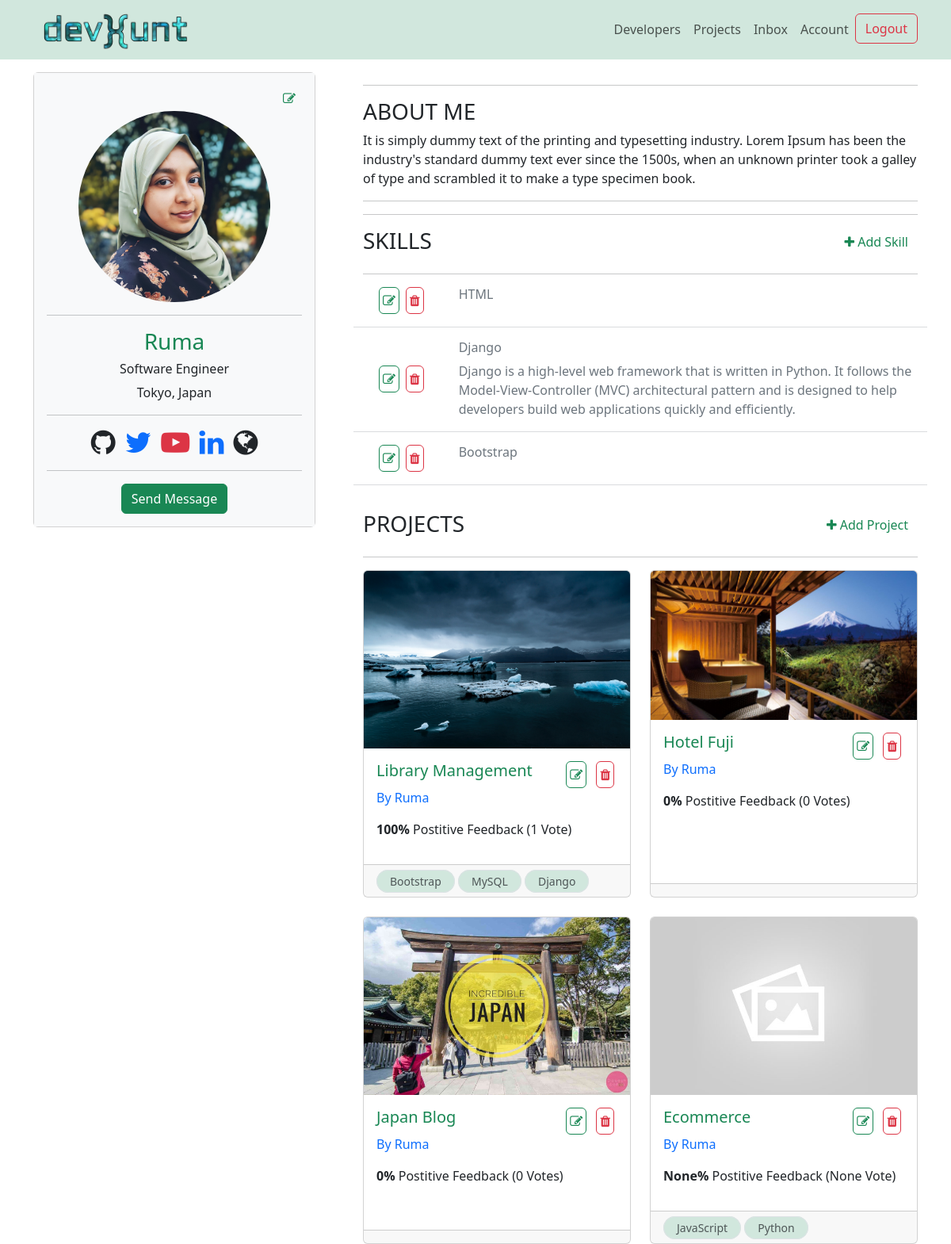
/account/ (signed in), run on the app's committed database.
### users/models.py (models this page shows, shortened)
class Profile(models.Model):
    user = models.OneToOneField(
        User, on_delete=models.CASCADE, blank=True, null=True)
    name = models.CharField(max_length=255, blank=True, null=True)
    email = models.EmailField(max_length=500, blank=True, null=True)
    username = models.CharField(max_length=255, blank=True, null=True)
    short_intro = models.CharField(max_length=200, blank=True, null=True)
    location = models.CharField(max_length=200, blank=True, null=True)
    bio = models.TextField(blank=True, null=True)
    profile_image = models.ImageField(
        blank=True, null=True, upload_to='profiles/', default='profiles/user-default.png')
    social_github = models.CharField(max_length=200, blank=True, null=True)
    social_twitter = models.CharField(max_length=200, blank=True, null=True)
    social_linkedin = models.CharField(max_length=200, blank=True, null=True)
    social_youtube = models.CharField(max_length=200, blank=True, null=True)
    social_website = models.CharField(max_length=200, blank=True, null=True)
    created_at = models.DateTimeField(auto_now_add=True)
    id = models.UUIDField(default=uuid.uuid4, unique=True,
                          primary_key=True, editable=False)

class Skill(models.Model):
    owner = models.ForeignKey(
        Profile, on_delete=models.CASCADE, null=True, blank=True)
    name = models.CharField(max_length=200, blank=True, null=True)
    description = models.TextField(null=True, blank=True)
    created_at = models.DateTimeField(auto_now_add=True)
    id = models.UUIDField(default=uuid.uuid4, unique=True,
                          primary_key=True, editable=False)

### projects/models.py (models this page shows, shortened)
class Project(models.Model):
    owner = models.ForeignKey(
        Profile, blank=True, null=True, on_delete=models.CASCADE)
    title = models.CharField(max_length=255)
    description = models.TextField(null=True, blank=True)
    featured_image = models.ImageField(
        null=True, blank=True, default='default.jpg')
    demo_link = models.CharField(max_length=200, null=True, blank=True)
    source_link = models.CharField(max_length=200, null=True, blank=True)
    tags = models.ManyToManyField('Tag', blank=True)
    vote_total = models.IntegerField(default=0, null=True, blank=True)
    vote_ratio = models.IntegerField(default=0, null=True, blank=True)
    created_at = models.DateTimeField(auto_now_add=True)
    id = models.UUIDField(default=uuid.uuid4, unique=True,
                          primary_key=True, editable=False)
    class Meta:
        ordering = ['-vote_total','-vote_ratio', 'title']

class Tag(models.Model):
    name = models.CharField(max_length=200)
    created_at = models.DateTimeField(auto_now_add=True)
    id = models.UUIDField(default=uuid.uuid4, unique=True,
                          primary_key=True, editable=False)

### users/views.py (the view)
# urls.py: path('account/', views.userAccount, name="account"),
@login_required(login_url='login')
def userAccount(request):
    profile = request.user.profile
    skills = profile.skill_set.all()
    context = {
        'profile': profile,
        'skills': skills,
    }
    return render(request, 'users/account.html', context)

### users/templates/users/account.html (shortened to what this page needs)
{% extends 'main.html' %}
{% block content %}
    <div class="container text-center mt-3">
        <div class="row">
          <div class="col-12 col-sm-12 col-md-4">
            <div class="card text-center mb-3" >
                <div class="card-body bg-light">
                    <div class='d-flex justify-content-end'>
                        <a class="btn btn-outline-success border-0 p-1 mx-1" href="{% url 'edit-account' %}"><i class="fa fa-edit" ></i></a>
                    </div>
                    <img src="{{ profile.profile_image.url}}" class="rounded-circle w-75"  alt="Avatar" />
                    <hr>
                    <h3 class="card-title text-success">{{profile.name}}</h3>
                    <h6 class="card-text">{{ profile.short_intro }}</h6>
                    <p class="card-text">{{profile.location}}</p>
                    <hr>
                    <a href="#" class='text-dark mx-1'><i class="fa fa-github" style="font-size:36px"></i></a>
                    <a href="#" class='text-primary mx-1'><i class="fa fa-twitter" style="font-size:36px"></i></a>
                    <a href="#" class='text-danger mx-1'><i class="fa fa-youtube-play" style="font-size:36px"></i></i></a>
                    <a href="#" class='text-primary mx-1'><i class="fa fa-linkedin" style="font-size:36px"></i></a>
                    <a href="#" class='text-dark mx-1'><i class="fa fa-globe" style="font-size:36px"></i></i></a>
                    <hr>
                    <a href="#" class="btn btn-success">Send Message</a>
                </div>
              </div>
          </div>
            <div class="col-12 col-sm-12 col-md-8 ps-5 text-start">
                <div>
                    <hr>
                    <h3>ABOUT ME</h3>
                    <p>{{ profile.bio}}</p>
                    <hr><hr>
                </div>
                <div>
                    <div class="d-flex justify-content-between">
                        <h3>SKILLS</h3>
                        <a class="btn btn-outline-success mb-1 border-0" href="{% url 'create-skill' %}"><i class="fa fa-plus" aria-hidden="true"></i> Add Skill</a>
                      </div>
                      <hr>
                    {% for skill in skills %}
                    <div class="row text-secondary ">
                        <div class="col-2 d-flex align-items-center justify-content-center mb-3">
                            <a class="btn btn-outline-success p-1 mx-1" href="{% url 'update-skill' skill.id %}"><i class="fa fa-edit" ></i></a>
                            <a class="btn btn-outline-danger p-1 mx-1" href="{% url 'delete-skill' skill.id %}?next=/account"><i class="fa fa-trash" aria-hidden="true"></i></a>
                        </div>
                        <div class="col-10">
                            <h6>{{ skill.name }}</h6>
                            <p>{{ skill.description }}</p>
                        </div>
                        <hr>
                    </div>
                    {% endfor %}
                </div>
                <div class='mt-3'>
                    <div class="d-flex justify-content-between">
                        <h3>PROJECTS</h3>
                        <a class="btn btn-outline-success mb-1 border-0" href="{% url 'create-project' %}"><i class="fa fa-plus" aria-hidden="true"></i> Add Project</a>
                    </div>
                    <hr>
                    <div class="row row-cols-1 row-cols-md-2 g-4">
                        {% for project in profile.project_set.all %}
                        <div class="col">
                            <a class="text-decoration-none " href="{% url 'single-project' project.id %}" >
                                <div class="card h-100 ">
                                    <img src="{{project.featured_image.url}}" class="card-img-top" alt="...">
                                    <div class="card-body">
                                        <div class='d-flex justify-content-between'>
                                            <h5 class="text-success card-title ">{{project.title}}</h5>
                                            <div>
                                            <a class="btn btn-outline-success p-1 mx-1" href="{% url 'update-project' project.id %}"><i class="fa fa-edit" ></i></a>
                                            <a class="btn btn-outline-danger p-1 mx-1" href="{% url 'delete-project' project.id %}?next=/account "><i class="fa fa-trash" aria-hidden="true"></i></a>
                                            </div>
                                        </div>
                                        <p><a class="text-decoration-none" href="{% url 'profile' project.owner.id %}">By {{ project.owner.name }}</a></p>
                                        <p class="">
                                            <span style="font-weight: bold;">{{project.vote_ratio}}%</span> Postitive
                                            Feedback ({{project.vote_total}} Vote{{project.vote_total|pluralize:"s"}})
                                        </p>
                                    </div>
                                    <div class="card-footer">
                                        {% for tag in project.tags.all|slice:"3" %}
                                            <small class="border border-1 py-1 px-3  bg-success-subtle text-body-secondary rounded-pill">{{tag.name}}</small>
                                        {% endfor %}
                                    </div>
                                </div>
                            </a>
                        </div>
                        {% endfor %}
                    </div>
                </div>
            </div>
        </div>
    </div>
{% endblock content %}

### data on the page
Profile: profile_image (picture), name "Ruma", short_intro "Software Engineer", location "Tokyo, Japan", bio "It is simply dummy text of the printing and typesetting industry. Lorem Ipsum has been the industry's standard dummy text ever since the 1500s, when an unknown printer took a galley of type and scrambled it to make a type specimen book."
Skill: name "HTML"
Skill: name "Django", description "Django is a high-level web framework that is written in Python. It follows the Model-View-Controller (MVC) architectural pattern and is designed to help developers build web applications quickly and efficiently."
Skill: name "Bootstrap"
Project: featured_image (picture), title "Library Management", owner.name "Ruma", vote_ratio "100", vote_total "1"
Tag: name "Bootstrap"
Tag: name "MySQL"
Tag: name "Django"
Project: featured_image (picture), title "Hotel Fuji", owner.name "Ruma", vote_ratio "0", vote_total "0"
Project: featured_image (picture), title "Japan Blog", owner.name "Ruma", vote_ratio "0", vote_total "0"
Project: featured_image (placeholder picture), title "Ecommerce", owner.name "Ruma", vote_ratio "None", vote_total "None"
Tag: name "JavaScript"
Tag: name "Python"
